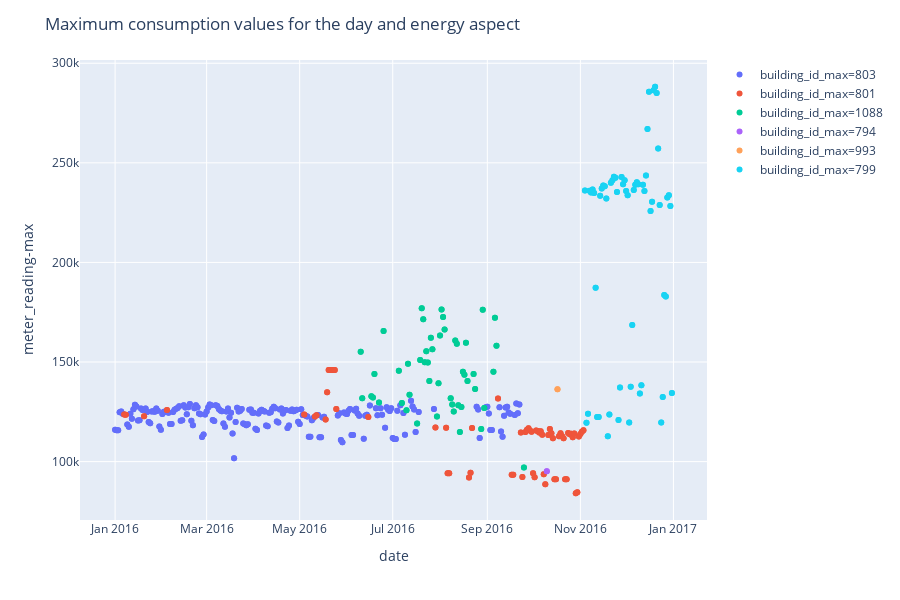

Write notebook code for a chart like this one.
### Code cell
daily_train_electricity = daily_train_agg[daily_train_agg['meter']=='electricity'].copy()
daily_train_electricity['building_id_max'] = pd.Categorical(daily_train_electricity['building_id_max'])
fig_daily_electricity = px.scatter(daily_train_electricity,
                                   x='date',
                                   y='meter_reading-max',
                                   color='building_id_max',
                                   render_mode='svg')
fig_daily_electricity.update_layout(title='Maximum consumption values for the day and energy aspect')
fig_daily_electricity.show()
